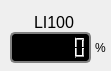
       <widget class="QWidget" name="widgetLI100" native="true">
        <property name="geometry">
         <rect>
          <x>150</x>
          <y>20</y>
          <width>111</width>
          <height>71</height>
         </rect>
        </property>
        <property name="minimumSize">
         <size>
          <width>111</width>
          <height>71</height>
         </size>
        </property>
        <property name="toolTip">
         <string>Indicador de Nível do Tubulão Superior</string>
        </property>
        <property name="accessibleDescription">
         <string/>
        </property>
        <property name="autoFillBackground">
         <bool>false</bool>
        </property>
        <property name="styleSheet">
         <string notr="true">#widgetLI100 {
    background-color: #c0c0c0; /* Uma cor de fundo neutra */
    border-width: 2px;
    border-style: solid;
    border-color: #ffffff #888888 #888888 #ffffff; /* Bordas: cima, direita, baixo, esquerda */
    border-radius: 4px; /* Bordas arredondadas (opcional) */
    padding: 4px; /* Espaçamento interno (opcional) */
}</string>
        </property>
        <widget class="QLabel" name="label_3">
         <property name="geometry">
          <rect>
           <x>30</x>
           <y>10</y>
           <width>48</width>
           <height>22</height>
          </rect>
         </property>
         <property name="sizePolicy">
          <sizepolicy hsizetype="Minimum" vsizetype="Minimum">
           <horstretch>0</horstretch>
           <verstretch>0</verstretch>
          </sizepolicy>
         </property>
         <property name="font">
          <font>
           <pointsize>12</pointsize>
          </font>
         </property>
         <property name="text">
          <string>LI100</string>
         </property>
         <property name="alignment">
          <set>Qt::AlignmentFlag::AlignBottom|Qt::AlignmentFlag::AlignHCenter</set>
         </property>
        </widget>
        <widget class="QLabel" name="label_24">
         <property name="geometry">
          <rect>
           <x>95</x>
           <y>40</y>
           <width>21</width>
           <height>16</height>
          </rect>
         </property>
         <property name="text">
          <string>%</string>
         </property>
        </widget>
        <widget class="QLCDNumber" name="lcdLI100">
         <property name="geometry">
          <rect>
           <x>10</x>
           <y>32</y>
           <width>81</width>
           <height>31</height>
          </rect>
         </property>
         <property name="sizePolicy">
          <sizepolicy hsizetype="MinimumExpanding" vsizetype="MinimumExpanding">
           <horstretch>0</horstretch>
           <verstretch>0</verstretch>
          </sizepolicy>
         </property>
         <property name="styleSheet">
          <string notr="true">#lcdLI100 {
        color: red;
        background-color: black;
        border: 2px solid gray;
        border-radius: 5px;
    }</string>
         </property>
         <property name="smallDecimalPoint">
          <bool>true</bool>
         </property>
         <property name="digitCount">
          <number>6</number>
         </property>
        </widget>
       </widget>
